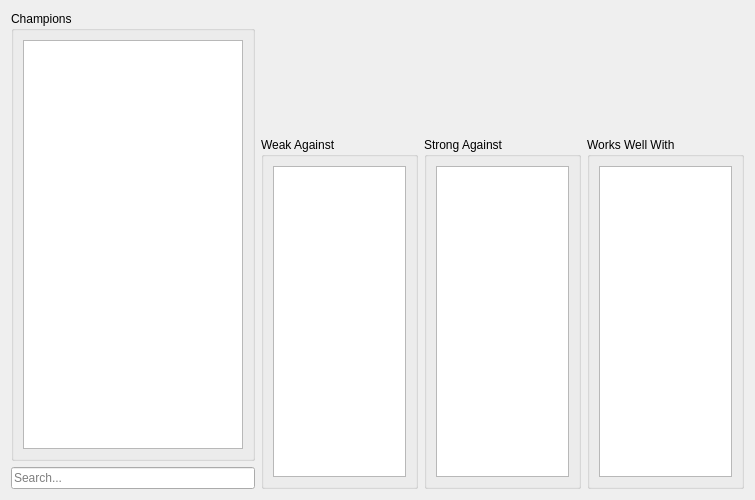
<?xml version="1.0" encoding="UTF-8"?>
<ui version="4.0">
 <class>CounterWidget</class>
 <widget class="QWidget" name="CounterWidget">
  <property name="geometry">
   <rect>
    <x>0</x>
    <y>0</y>
    <width>755</width>
    <height>500</height>
   </rect>
  </property>
  <property name="font">
   <font>
    <family>Segoe UI</family>
   </font>
  </property>
  <property name="windowTitle">
   <string>Poro Client: League of Legends Counter</string>
  </property>
  <property name="windowIcon">
   <iconset resource="resource.qrc">
    <normaloff>:/new/icon/poro.ico</normaloff>:/new/icon/poro.ico</iconset>
  </property>
  <layout class="QHBoxLayout" name="horizontalLayout_7">
   <item>
    <layout class="QVBoxLayout" name="verticalLayout">
     <item>
      <widget class="QGroupBox" name="groupBox">
       <property name="title">
        <string>Champions</string>
       </property>
       <layout class="QHBoxLayout" name="horizontalLayout_4">
        <item>
         <widget class="QListWidget" name="listWidget">
          <property name="minimumSize">
           <size>
            <width>220</width>
            <height>0</height>
           </size>
          </property>
         </widget>
        </item>
       </layout>
      </widget>
     </item>
     <item>
      <widget class="QLineEdit" name="lineEdit">
       <property name="inputMask">
        <string/>
       </property>
       <property name="placeholderText">
        <string>Search...</string>
       </property>
      </widget>
     </item>
    </layout>
   </item>
   <item>
    <layout class="QVBoxLayout" name="verticalLayout_3">
     <item>
      <layout class="QHBoxLayout" name="horizontalLayout_5">
       <item>
        <widget class="QLabel" name="label_3">
         <property name="minimumSize">
          <size>
           <width>120</width>
           <height>120</height>
          </size>
         </property>
         <property name="maximumSize">
          <size>
           <width>120</width>
           <height>120</height>
          </size>
         </property>
         <property name="text">
          <string/>
         </property>
        </widget>
       </item>
       <item>
        <layout class="QVBoxLayout" name="verticalLayout_2">
         <item>
          <widget class="QLabel" name="label">
           <property name="font">
            <font>
             <pointsize>18</pointsize>
            </font>
           </property>
           <property name="text">
            <string/>
           </property>
          </widget>
         </item>
         <item>
          <widget class="QLabel" name="label_2">
           <property name="text">
            <string/>
           </property>
          </widget>
         </item>
        </layout>
       </item>
      </layout>
     </item>
     <item>
      <layout class="QHBoxLayout" name="horizontalLayout_6">
       <item>
        <widget class="QGroupBox" name="groupBox_2">
         <property name="title">
          <string>Weak Against</string>
         </property>
         <layout class="QHBoxLayout" name="horizontalLayout">
          <item>
           <widget class="QListWidget" name="listWidget_2"/>
          </item>
         </layout>
        </widget>
       </item>
       <item>
        <widget class="QGroupBox" name="groupBox_3">
         <property name="title">
          <string>Strong Against</string>
         </property>
         <layout class="QHBoxLayout" name="horizontalLayout_2">
          <item>
           <widget class="QListWidget" name="listWidget_3"/>
          </item>
         </layout>
        </widget>
       </item>
       <item>
        <widget class="QGroupBox" name="groupBox_4">
         <property name="title">
          <string>Works Well With</string>
         </property>
         <layout class="QHBoxLayout" name="horizontalLayout_3">
          <item>
           <widget class="QListWidget" name="listWidget_4"/>
          </item>
         </layout>
        </widget>
       </item>
      </layout>
     </item>
    </layout>
   </item>
  </layout>
 </widget>
 <resources>
  <include location="resource.qrc"/>
 </resources>
 <connections/>
</ui>
